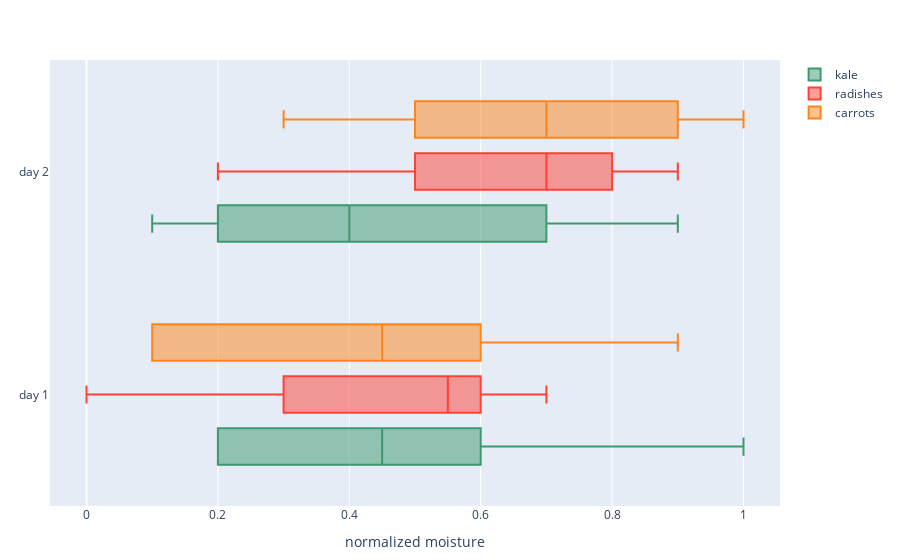

Here is the notebook cell this chart was saved with:
### Code cell
y = ["day 1", "day 1", "day 1", "day 1", "day 1", "day 1",
     "day 2", "day 2", "day 2", "day 2", "day 2", "day 2"]

trace1 = box(
    x=[0.2, 0.2, 0.6, 1.0, 0.5, 0.4, 0.2, 0.7, 0.9, 0.1, 0.5, 0.3],
    y=y,
    name="kale",
    marker_color="#3D9970",
    orientation="h"
)
trace2 = box(
    x=[0.6, 0.7, 0.3, 0.6, 0.0, 0.5, 0.7, 0.9, 0.5, 0.8, 0.7, 0.2],
    y=y,
    name="radishes",
    marker_color="#FF4136",
    orientation="h"
)
trace3 = box(
    x=[0.1, 0.3, 0.1, 0.9, 0.6, 0.6, 0.9, 1.0, 0.3, 0.6, 0.8, 0.5],
    y=y,
    name="carrots",
    marker_color="#FF851B",
    orientation="h"
)

plot([trace1, trace2, trace3], Layout(boxmode="group", xaxis=attr(title="normalized moisture")))

### Figure 1 — Plotly figure (JSON) as saved in the notebook; plotly's stock layout.template omitted (floating-point values rounded to 4 significant figures)
{"data": [{"marker": {"color": "#3D9970"}, "name": "kale", "orientation": "h", "type": "box", "x": [0.2, 0.2, 0.6, 1, 0.5, 0.4, 0.2, 0.7, 0.9, 0.1, 0.5, 0.3], "y": ["day 1", "day 1", "day 1", "day 1", "day 1", "day 1", "day 2", "day 2", "day 2", "day 2", "day 2", "day 2"]}, {"marker": {"color": "#FF4136"}, "name": "radishes", "orientation": "h", "type": "box", "x": [0.6, 0.7, 0.3, 0.6, 0, 0.5, 0.7, 0.9, 0.5, 0.8, 0.7, 0.2], "y": ["day 1", "day 1", "day 1", "day 1", "day 1", "day 1", "day 2", "day 2", "day 2", "day 2", "day 2", "day 2"]}, {"marker": {"color": "#FF851B"}, "name": "carrots", "orientation": "h", "type": "box", "x": [0.1, 0.3, 0.1, 0.9, 0.6, 0.6, 0.9, 1, 0.3, 0.6, 0.8, 0.5], "y": ["day 1", "day 1", "day 1", "day 1", "day 1", "day 1", "day 2", "day 2", "day 2", "day 2", "day 2", "day 2"]}], "layout": {"boxmode": "group", "margin": {"b": 50, "l": 50, "r": 50, "t": 60}, "xaxis": {"title": "normalized moisture"}}}
